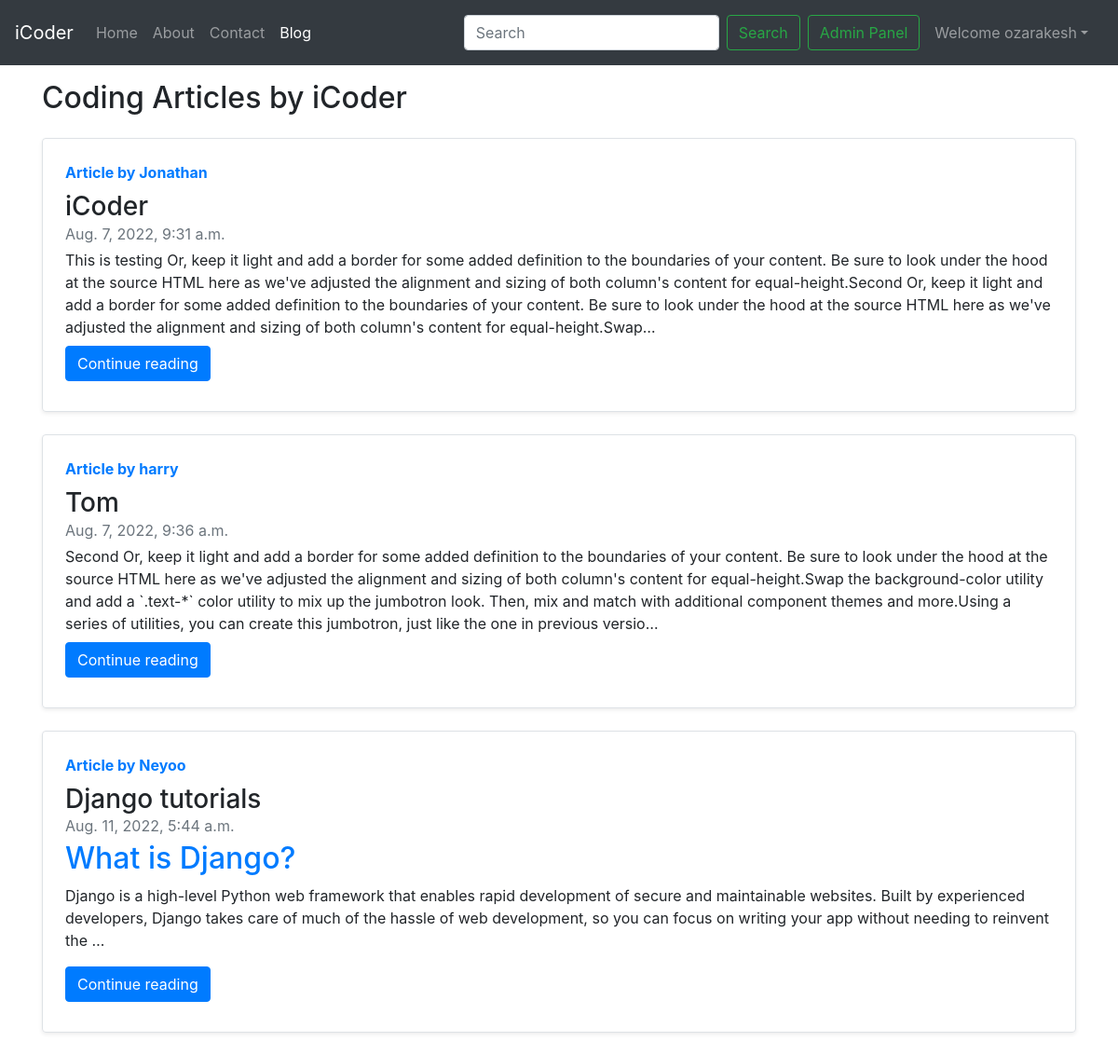
Page /blog/ (signed in) on the committed database.
### blog/models.py (models this page shows, shortened)
class Post(models.Model):
    sno = models.AutoField(primary_key=True)
    title = models.CharField(max_length=50)
    content = models.TextField()
    author = models.CharField(max_length=13)
    slug= models.CharField(max_length=130)
    timestamp = models.DateTimeField(blank=True)

### blog/views.py (the view)
# urls.py: path('',views.bloghome,name = "bloghome"),
def bloghome(request):
    allPost = Post.objects.all()
    context = {'allpost':allPost}
    return render(request,'blog/bloghome.html',context)

### templates/blog/bloghome.html (shortened to what this page needs)
{% extends 'base.html' %}
{% block blogactive %} active {% endblock blogactive %}
{% block body %}
<div class="container my-3">
    <h2>Coding Articles by iCoder</h2>
    {% for post in allpost  %}
    <div class="row no-gutters border rounded overflow-hidden flex-md-row mb-4 shadow-sm h-md-250 my-4 position-relative">
        <div class="col p-4 d-flex flex-column position-static">
            <strong class="d-inline-block mb-2 text-primary">Article  by {{post.author}}</strong>
            <h3 class="mb-0">{{post.title}}</h3>
            <div class="mb-1 text-muted">{{post.timestamp}}</div>
            <p class="card-text mb-auto">{{post.content|safe| truncatechars:500}}</p>
            <div class="my-2">
            	<a href="/blog/{{post.slug}}" role="button" class="btn btn-primary">Continue reading</a>
            </div>
        </div>
        </div>
        {% endfor %}
    </div>
 {% endblock %}

### templates/base.html (shortened to what this page needs)
<!doctype html>
<html lang="en">
<head>
  <link rel="stylesheet" href="https://cdn.jsdelivr.net/npm/bootstrap@4.6.2/dist/css/bootstrap.min.css"
>
</head>
<body>
  <div class="container-fluid px-0">
    <nav class="navbar navbar-expand-lg navbar-dark bg-dark">
      <a class="navbar-brand" href="/">iCoder</a>
      <div class="collapse navbar-collapse" id="navbarScroll">
        <ul class="navbar-nav mr-auto my-2 my-lg-0 navbar-nav-scroll" style="max-height: 100px;">
          <li class="nav-item {% block homeactive %}{% endblock homeactive %}">
            <a class="nav-link" href="{% url 'home' %}">Home <span class="sr-only">(current)</span></a>
          </li>
          <li class="nav-item {% block aboutactive %}{% endblock aboutactive %}">
            <a class="nav-link" href="{% url 'about' %}">About</a>
          </li>
          <li class="nav-item {% block contactactive %}{% endblock contactactive %}">
            <a class="nav-link" href="{% url 'contact' %}">Contact</a>
          </li>
          <li class="nav-item {% block blogactive %}{% endblock blogactive %}">
            <a class="nav-link" href="{% url 'bloghome' %}">Blog</a>
          </li>
        </ul>
        <form class="d-flex" method="get" action="/search">
          <input class="form-control mr-2" name='search' type="search" placeholder="Search" aria-label="Search">
          <button class="btn btn-outline-success" type="submit">Search</button>
        </form>
        <a href="/admin" target="_blank" class="btn btn-outline-success m-2" role="button">Admin Panel</a>
        {% if user.is_authenticated %}
        <ul class="navbar-nav mr-2">
          <li class="nav-item dropdown">
            <a class="nav-link dropdown-toggle" href='#' id="navbarDropdown" role="button" data-toggle="dropdown">
              Welcome {{request.user}}</a>
          </li>
        </ul>
      </div>
      {% endif %}
    </nav>
  </div>
  {% block body %}{% endblock body %}
</body>
</html>

### rows in the picture
Post: author "Jonathan", title "iCoder", timestamp "Aug. 7, 2022, 9:31 a.m.", content "This is testing Or, keep it light and add a border for some added definition to the boundaries of your content. Be sure to look under the hood at the source HTML here as we've adjusted the alignment and sizing of both column's content for equal-height.Second Or, keep it light and add a border for some added definition to the boundaries of your content. Be sure to look under the hood at the source HTML here as we've adjusted the alignment and sizing of both column's content for equal-height.Swap…"
Post: author "harry", title "Tom", timestamp "Aug. 7, 2022, 9:36 a.m.", content "Second Or, keep it light and add a border for some added definition to the boundaries of your content. Be sure to look under the hood at the source HTML here as we've adjusted the alignment and sizing of both column's content for equal-height.Swap the background-color utility and add a `.text-*` color utility to mix up the jumbotron look. Then, mix and match with additional component themes and more.Using a series of utilities, you can create this jumbotron, just like the one in previous versio…"
Post: author "Neyoo", title "Django tutorials", timestamp "Aug. 11, 2022, 5:44 a.m.", content "What is Django? Django is a high-level Python web framework that enables rapid development of secure and maintainable websites. Built by experienced developers, Django takes care of much of the hassle of web development, so you can focus on writing your app without needing to reinvent the …"

### other values in the picture
{{ request.user }} "ozarakesh"
